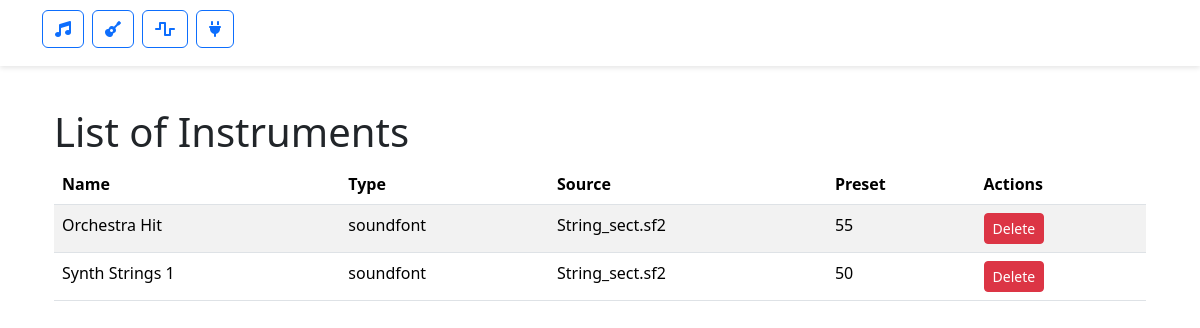
The app's page /instruments with its own data.
### database.py (models this page shows)
class Instrument(Base):
    __tablename__ = 'instruments'
    id = Column(Integer, primary_key=True)
    name = Column(String, nullable=False)
    instrument_type = Column(String, nullable=False)
    source = Column(String, nullable=False)
    preset = Column(Integer, nullable=False)
    param_songs = relationship('ParamSong', back_populates='instrument')

### routes/instrument.py (the view)
@instrument_bp.route('/instruments', methods=['GET'])
def list_instruments():
    instruments = session.query(Instrument).all()
    return render_template('list_instruments.html', instruments=instruments)

### templates/list_instruments.html (shortened to what this page needs)
{% extends "base.html" %}
{% block content %}
<div class="container">
    <h1 class="mt-4">List of Instruments</h1>
    <table class="table table-striped">
        <thead>
            <tr>
                <th>Name</th>
                <th>Type</th>
                <th>Source</th>
                <th>Preset</th>
                <th>Actions</th>
            </tr>
        </thead>
        <tbody>
            {% for instrument in instruments %}
            <tr>
                <td>{{ instrument.name }}</td>
                <td>{{ instrument.instrument_type }}</td>
                <td>{{ instrument.source }}</td>
                <td>{{ instrument.preset }}</td>
                <td>
                    <div class="btn-group">
                        <button class="btn btn-danger btn-sm" onclick="deleteInstrument('{{ instrument.id }}')">Delete</button>
                    </div>
                </td>
            </tr>
            {% endfor %}
        </tbody>
    </table>
</div>
{% endblock %}

### templates/base.html (shortened to what this page needs)
<!DOCTYPE html>
<html lang="en">
<head>
    <link href="{{ url_for('static', filename='css/bootstrap.min.css') }}" rel="stylesheet">
    <link href="{{ url_for('static', filename='css/all.min.css') }}" rel="stylesheet">
    <link href="{{ url_for('static', filename='css/styles.css') }}" rel="stylesheet">
</head>
<body>
    <div class="floating-bar">
        <div class="container">
            <div class="d-flex justify-content-start mb-2">
                <a class="btn btn-outline-primary me-2" href="{{ url_for('theme.list_themes') }}">
                    <i class="fa-solid fa-music"></i>
                </a>
                <a class="btn btn-outline-primary me-2" href="{{ url_for('instrument.list_instruments') }}">
                    <i class="fa-solid fa-guitar"></i>
                </a>
                <a class="btn btn-outline-primary me-2" href="{{ url_for('samplers.samplers') }}">
                    <i class="fa-solid fa-wave-square"></i>
                </a>
                <a class="btn btn-outline-primary me-2" href="{{ url_for('config.config') }}">
                    <i class="fas fa-plug"></i>
                </a>
            </div>
        </div>
    </div>
   <br>
    <div class="container container-fix">
        {% block content %}{% endblock %}
    </div>
</body>
</html>

### static/css/styles.css (style rules this page uses)
.floating-bar { position: fixed; top: 0; width: 100%; background-color: #fff; z-index: 1000; padding: 10px 0; box-shadow: 0 2px 5px rgba(0,0,0,0.1); }
.container-fix { padding-top: 60px; }

### records on screen
Instrument: name "Orchestra Hit", instrument_type "soundfont", source "String_sect.sf2", preset "55"
Instrument: name "Synth Strings 1", instrument_type "soundfont", source "String_sect.sf2", preset "50"
